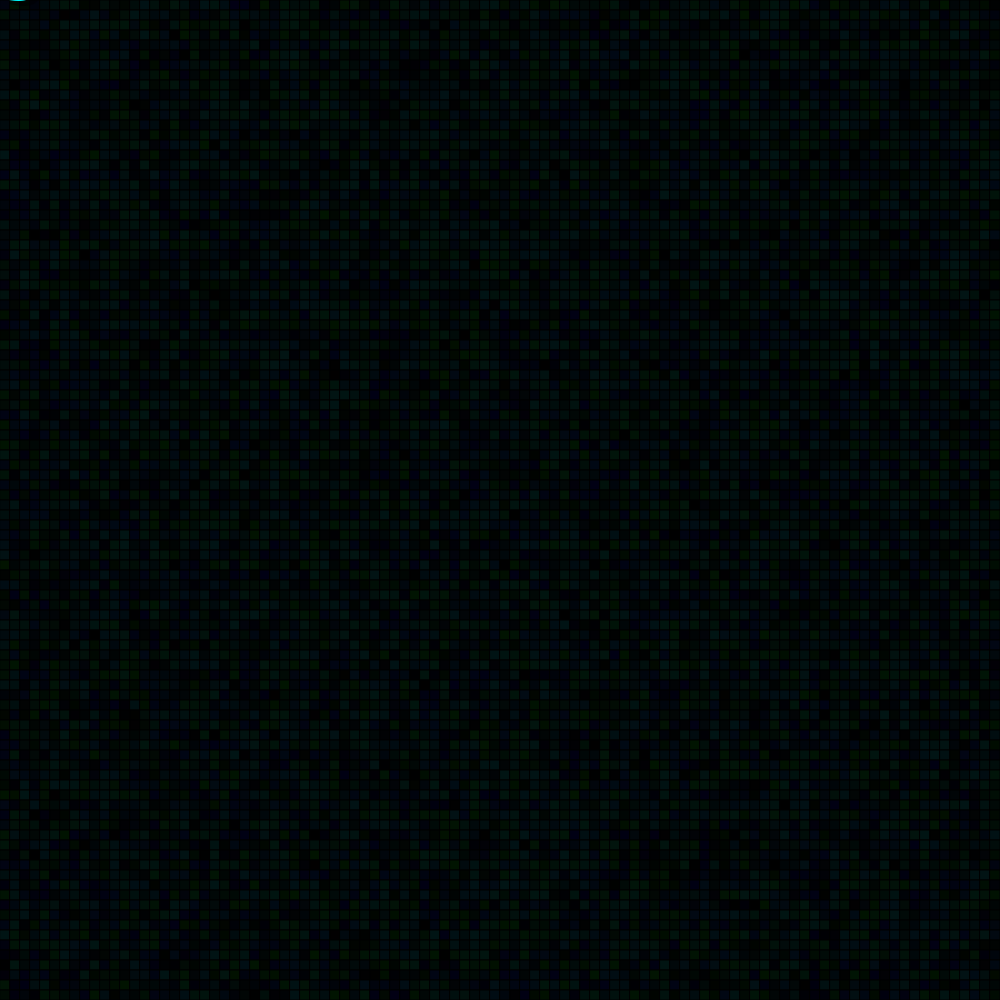
Frame 1 (no input)
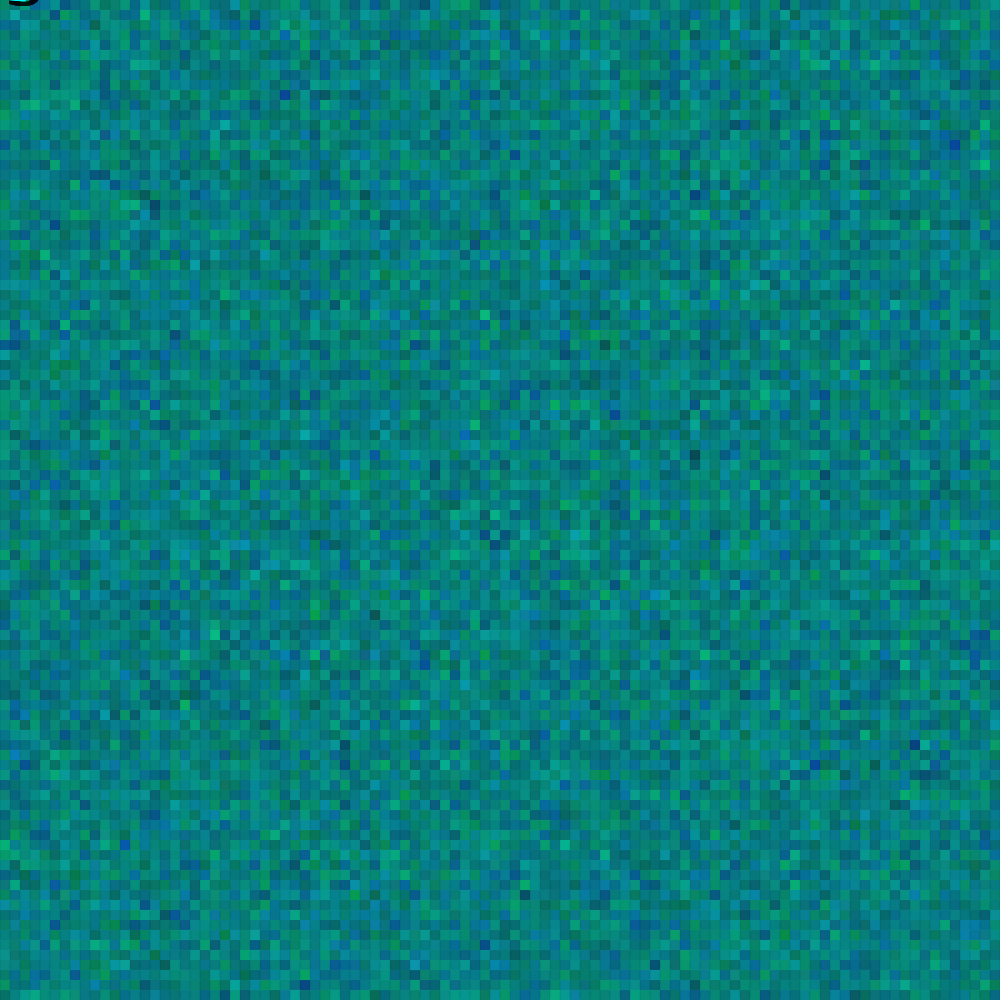
Frame 60 (no input)
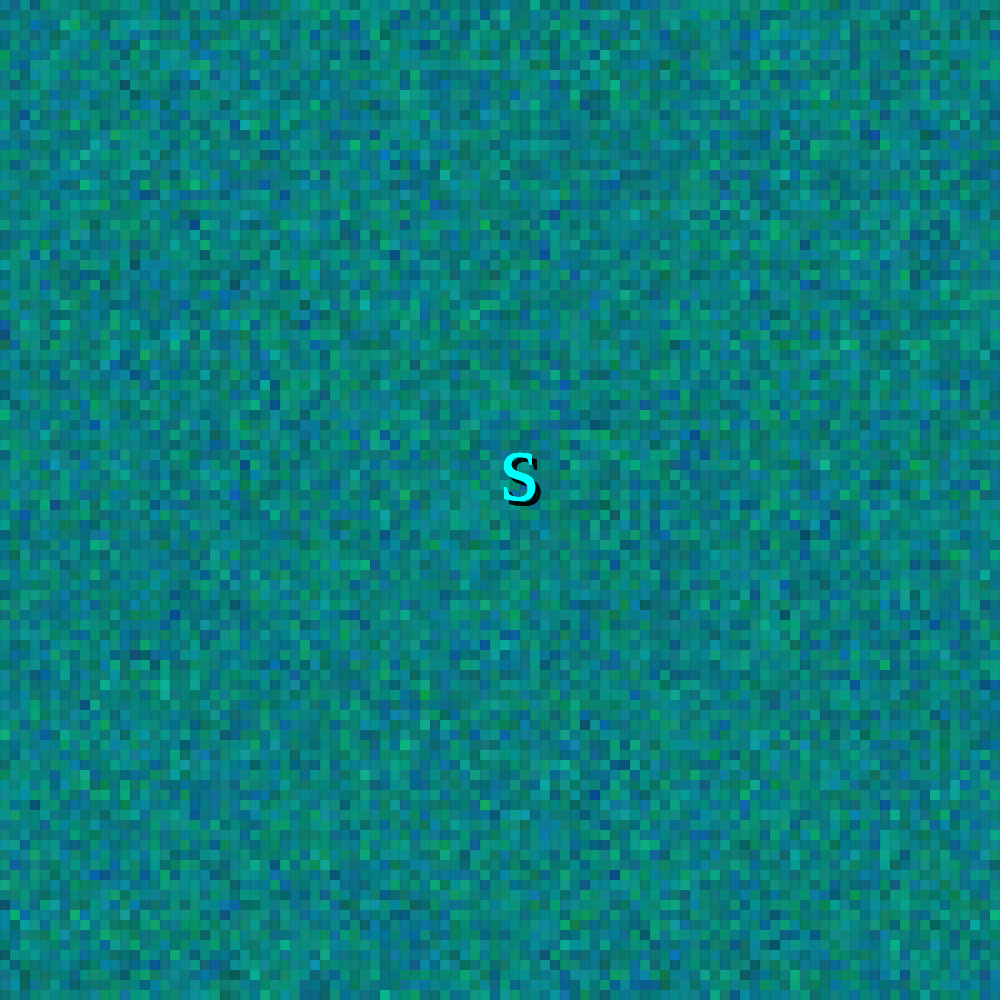
Frame 120 (the mouse pressed at the canvas centre since frame 60)

The p5.js sketch that drew these frames (run headless with seeded random() and noise() and a simulated clock; from frame 60 on, the mouse is pressed at the canvas centre):

// p5.js sketch
// ── sketch.js
// i dont know what this is but i wanted to try perlin noise and make something interactive
// this background slowly changex color over time of how much u move the mouse
// also u have to mouse quite  a bit to notice color change so please try that
// help - https://www.youtube.com/watch?v=BjoM9oKOAKY
// reference help - https://p5js.org/reference/#/p5/random
// https://p5js.org/reference/#/p5/map
// 


let sColor = 0;
let sX = 0;
let sY = 0;
let trippyHue = 0;

function setup() {
  createCanvas(1000,1000);
  background(0);
  textSize(100);
  textFont('Arial Bold');
  fill(255);
}

function draw() {
  //make changes to animation trippy way
  trippyHue += map(dist(mouseX, mouseY, pmouseX, pmouseY), 0, width, 0, 5);
  trippyHue = trippyHue % 255;

  //draw jigsaw box tripp anmation using perlin noise
  for (let x = 0; x < width; x += 10) {
    for (let y = 0; y < height; y += 10) {
      fill(trippyHue + random(30), random(255), random(255), 20);
      rect(x, y, 10, 10);
    }
  }


  sX = mouseX;
  sY = mouseY;

  sColor = map(dist(sX, sY, pmouseX, pmouseY), 0, width, 0, 255);

  //s shadow
  noStroke();
  fill(0, 0, 0, 100);
  text('s', sX + 5, sY + 5);

  //removestroke
  noStroke();
  fill(sColor, 255, 255);
  text('s', sX, sY);
}
